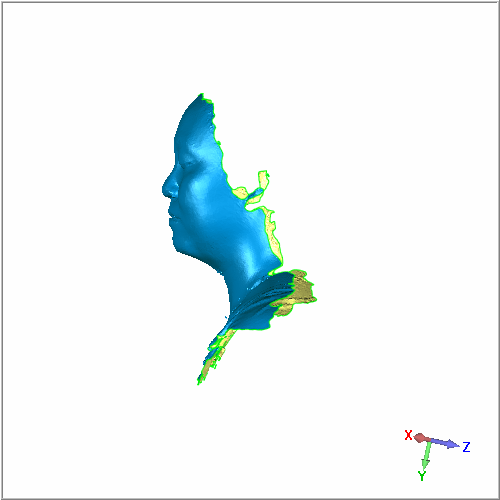
#> input picture 1.png, 500 x 500 px
$ python main.py
#> lines starting #> are read from the running program, lines starting #| are printed output that depends on the picture
from PIL import Image
from images2gif import writeGif

names = ['1.png', '2.png', '3.png', '4.png', '5.png', '6.png',
         '7.png', '8.png', '9.png', '10.png', '11.png']

lists = names[:]
names.pop()
names.reverse()
names.pop()
for name in names:
    lists.append(name)

# read the png files
images = [Image.open(list) for list in lists]
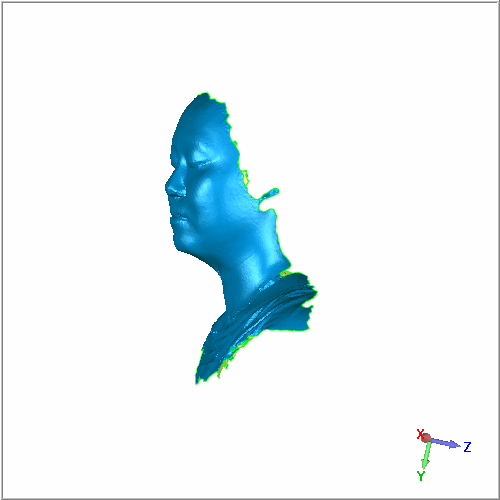
#> input picture 2.png, 500 x 500 px
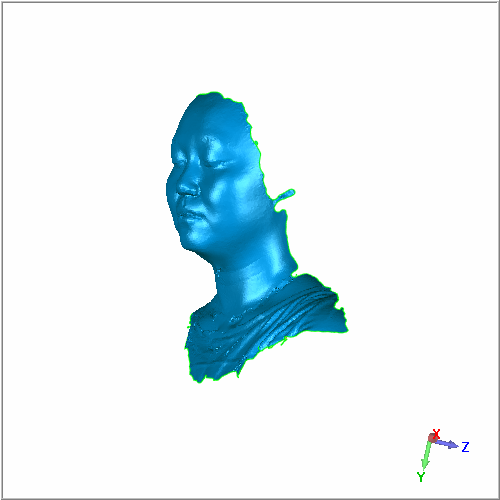
#> input picture 3.png, 500 x 500 px
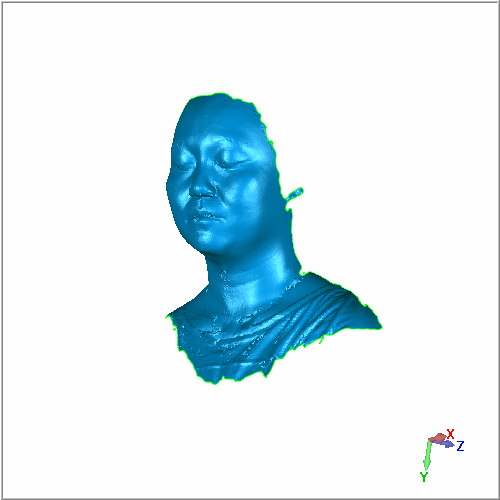
#> input picture 4.png, 500 x 500 px
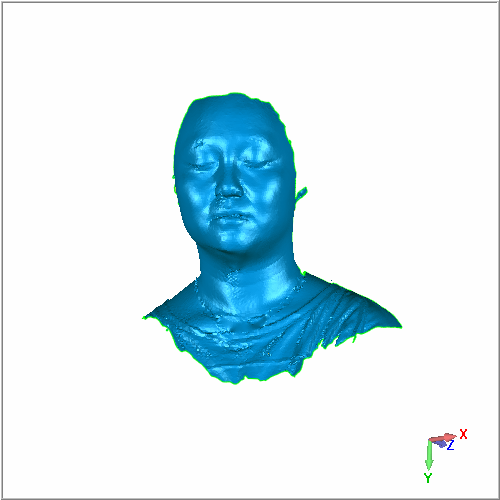
#> input picture 5.png, 500 x 500 px
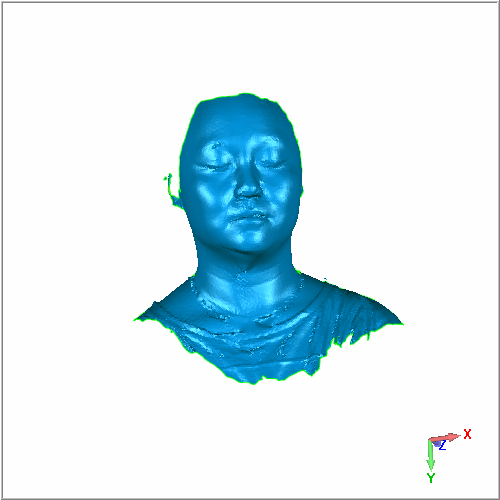
#> input picture 6.png, 500 x 500 px
#> (the run stopped early here; a loop or call above may not have finished)
